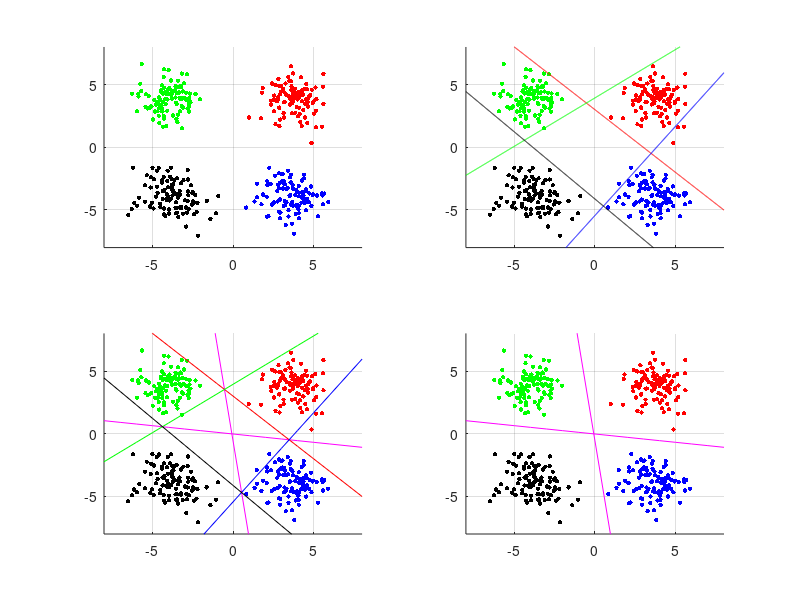

This chart was generated by the following MATLAB code:
clear;clc;
R = 100;
offset = 3.8;
val = 500;
x1 = [ones(1,R);(randn(1,R) + offset);(randn(1,R) + offset)];
x2 = [ones(1,R);(randn(1,R) - offset);(randn(1,R) + offset)];
x3 = [ones(1,R);(randn(1,R) + offset);(randn(1,R) - offset)];
x4 = [ones(1,R);(randn(1,R) - offset);(randn(1,R) - offset)];
d1 = [1;0;0;0];
d2 = [0;1;0;0];
d3 = [0;0;1;0];
d4 = [0;0;0;1];
T = [x1,x2,x3,x4];
d = [[ones(1,R),zeros(1,3*R)];[zeros(1,R),ones(1,R),zeros(1,2*R)];[zeros(1,2*R),ones(1,R),zeros(1,R)];[zeros(1,3*R),ones(1,R)]];
N = length(T);
m = 2;
n = 4;
eta = 0.1;
bl = 0;
x = (-8:0.01:8);
w = rand(m+1,n);
c = [[ones(R,1),zeros(R,2)];[zeros(R,1),ones(R,1),zeros(R,1)];[zeros(R,2),ones(R,1)];(zeros(R,3))];
while 1
    s = w;
    bl = bl+1;
    for i = 1:N
        in = T(:,i);
        net = w.'*in;
        for j = 1:n
            if (net(j) >= 0)
                net(j) = 1;
            else
                net(j) = 0;
            end
            if (net(j) == d(j,i))
                w(:,j) = w(:,j);
            else
                if((d(j,i) - net(j)) >= 0)
                    w(:,j) = w(:,j) + eta.*in;
                else
                    w(:,j) = w(:,j) - eta.*in;
                end
            end
        end
    end
    if (s == w)
        disp ("THE NETWORK HAS LEARNED TO CLASSIFY THE GIVEN INPUTS!!");
        break;
    else
        if(bl == val)
            disp ("THE NETWORK HAS LEARNED TO PARTIALLY CLASSIFY THE GIVEN INPUTS!!");
            break;
        end
    end
end
subplot(2,2,1);
scatter(T(2,:),T(3,:),10,c,'filled');
axis([-8,8,-8,8]);
grid on;
subplot(2,2,2);
scatter(T(2,:),T(3,:),10,c,'filled');
hold on;
plot(x,(-w(2,1)/w(3,1)).*x + (-w(1,1)/w(3,1)),'r');
plot(x,(-w(2,2)/w(3,2)).*x + (-w(1,2)/w(3,2)),'g');
plot(x,(-w(2,3)/w(3,3)).*x + (-w(1,3)/w(3,3)),'b');
plot(x,(-w(2,4)/w(3,4)).*x + (-w(1,4)/w(3,4)),'k');
grid on;
axis([-8,8,-8,8]);
hold off;
y1 = (-w(2,1)/w(3,1)).*x + (-w(1,1)/w(3,1));
y2 = (-w(2,2)/w(3,2)).*x + (-w(1,2)/w(3,2));
y3 = (-w(2,3)/w(3,3)).*x + (-w(1,3)/w(3,3));
y4 = (-w(2,4)/w(3,4)).*x + (-w(1,4)/w(3,4));
line = [y1;y2;y3;y4];
inter = zeros(2,1);
for i = 1:3
    for j = (i+1):4
        [mini,pos] = min(abs(line(i,:)-line(j,:)));
        if (mini < 0.15)
            inter = [inter,[x(pos);line(i,pos)]]; %#ok<AGROW>
        end
    end
end
inter(:,end+1) = [0;0];
i = 1;
while(i<6)
    if((abs(inter(1,i))> offset && abs(inter(2,i))>offset))
        inter = [inter(:,1:i-1),inter(:,i+1:end)];
        i = i-1;
    end
    i = i+1;
end
inter = inter(:,2:end-1);
p1 = inter(:,1);
p2 = inter(:,2);
p3 = inter(:,3);
p4 = inter(:,4);
x1 = -8:8;
l1 = polyfit([p2(1),p3(1)],[p2(2),p3(2)],1);
l2 = polyfit([p1(1),p4(1)],[p1(2),p4(2)],1);
ny1 = l1(1).*x1 + l1(2);
ny2 = l2(1).*x1 + l2(2);
subplot(2,2,4);
scatter(T(2,:),T(3,:),10,c,'filled');
hold on;
plot(x1,ny1,'m');
plot(x1,ny2,'m');
grid on;
axis([-8,8,-8,8]);
hold off;
subplot(2,2,3);
scatter(T(2,:),T(3,:),10,c,'filled');
hold on;
plot(x1,ny1,'m');
plot(x1,ny2,'m');
plot(x1,(-w(2,1)/w(3,1)).*x1 + (-w(1,1)/w(3,1)),'r');
plot(x1,(-w(2,2)/w(3,2)).*x1 + (-w(1,2)/w(3,2)),'g');
plot(x1,(-w(2,3)/w(3,3)).*x1 + (-w(1,3)/w(3,3)),'b');
plot(x1,(-w(2,4)/w(3,4)).*x1 + (-w(1,4)/w(3,4)),'k');
grid on;
axis([-8,8,-8,8]);
hold off;